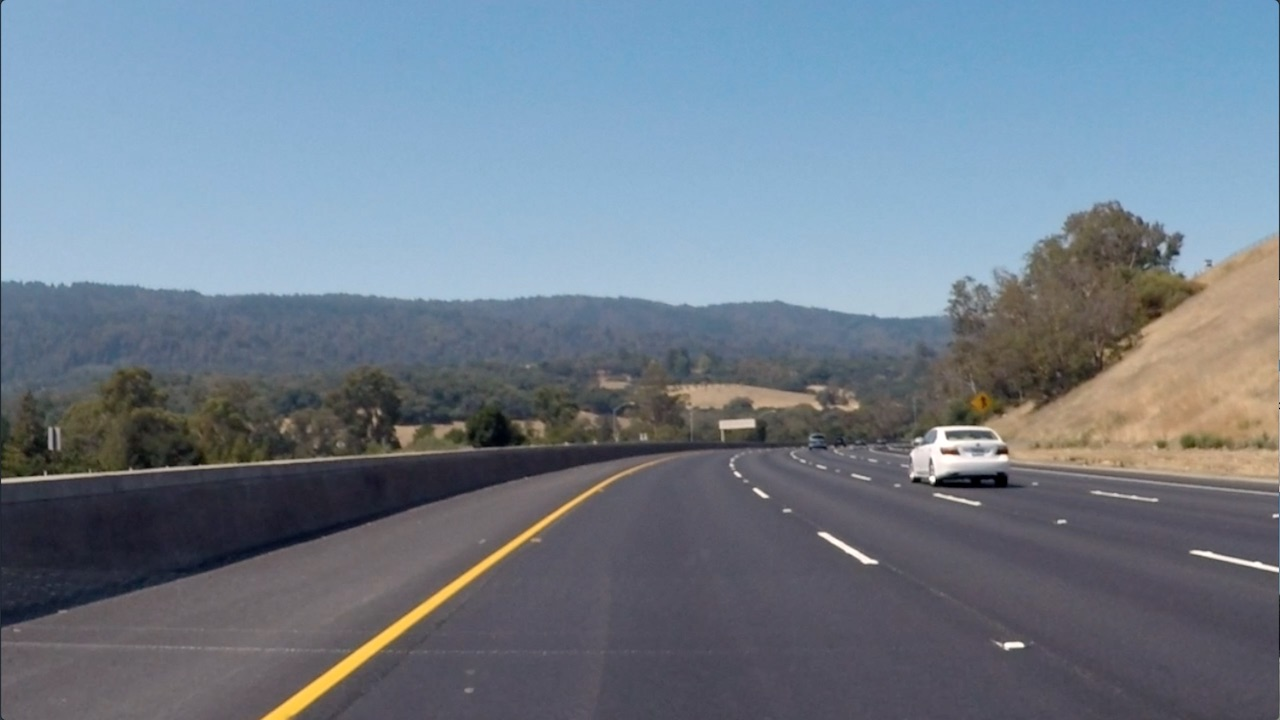
#> input picture convolutional-neural-networks/conv-visualization/data/curved_lane.jpg, 1280 x 720 px
$ jupyter execute custom_filters.ipynb   (shell and % lines are left out)
#> lines starting #> are read from the running program, lines starting #| are printed output that depends on the picture
# Creating a Filter, Edge Detection

### Import resources and display image

[cell 1]
import matplotlib.pyplot as plt
import matplotlib.image as mpimg

import cv2
import numpy as np


# Read in the image
image = mpimg.imread('data/curved_lane.jpg')
#> image is the input picture: shape (720, 1280, 3); mean R, G, B 112.1, 125, 138.7

plt.imshow(image)

### Convert the image to grayscale

[cell 2]
# Convert to grayscale for filtering
gray = cv2.cvtColor(image, cv2.COLOR_RGB2GRAY)
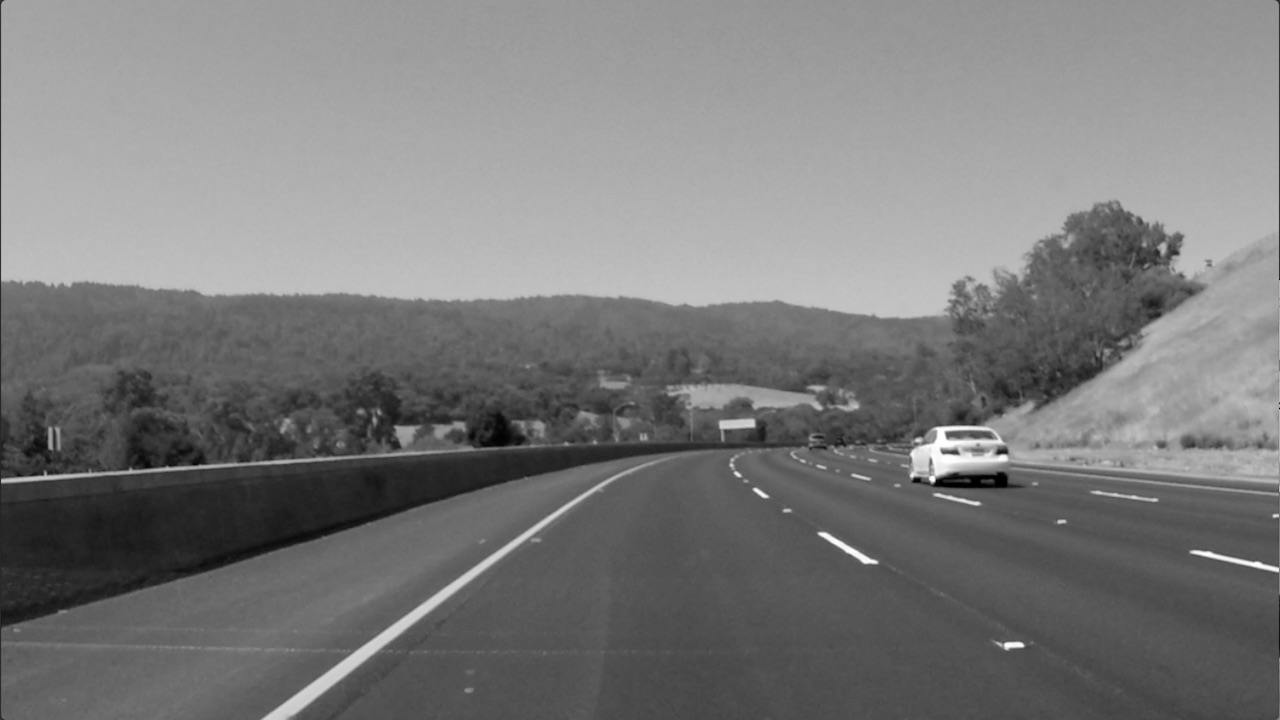
#> gray: shape (720, 1280); min 0, max 255, mean 122.7

plt.imshow(gray, cmap='gray')

### TODO: Create a custom kernel

Below, you've been given one common type of edge detection filter: a Sobel operator.

The Sobel filter is very commonly used in edge detection and in finding patterns in intensity in an image. Applying a Sobel filter to an image is a way of **taking (an approximation) of the derivative of the image** in the x or y direction, separately. The operators look as follows.

**It's up to you to create a Sobel x operator and apply it to the given image.**

For a challenge, see if you can put the image through a series of filters: first one that blurs the image (takes an average of pixels), and then one that detects the edges.

[cell 3]
# Create a custom kernel
sobel_x = np.array([[ -1, 0, 1],
                   [ -2, 0, 2],
                   [ -1, 0, 1]])
# 3x3 array for edge detection
sobel_y = np.array([[ -1, -2, -1],
                   [ 0, 0, 0],
                   [ 1, 2, 1]])

## TODO: Create and apply a Sobel x operator
filtered_image = cv2.filter2D(gray, -1, sobel_x)
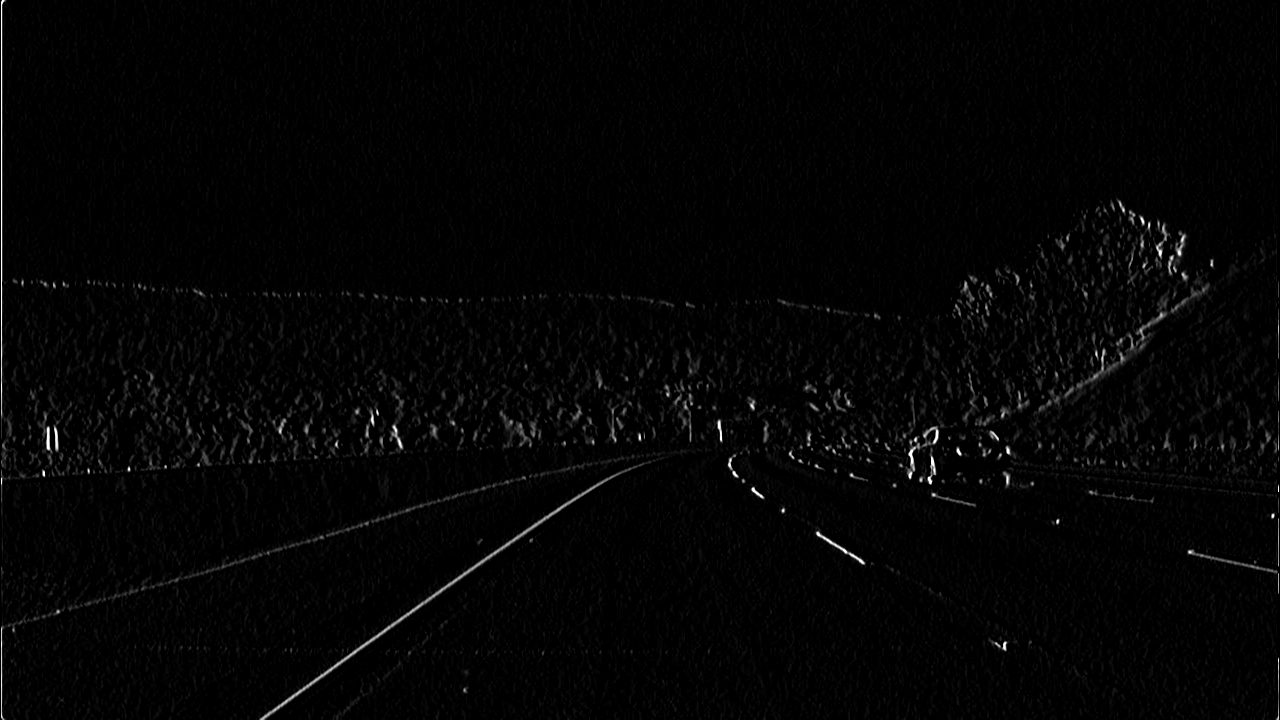
#> filtered_image: shape (720, 1280); min 0, max 255, mean 4.3
#plt.imshow(filtered_image, cmap='gray')
# Filter the image using filter2D, which has inputs: (grayscale image, bit-depth, kernel)
filtered_image = cv2.filter2D(filtered_image, -1, sobel_y)
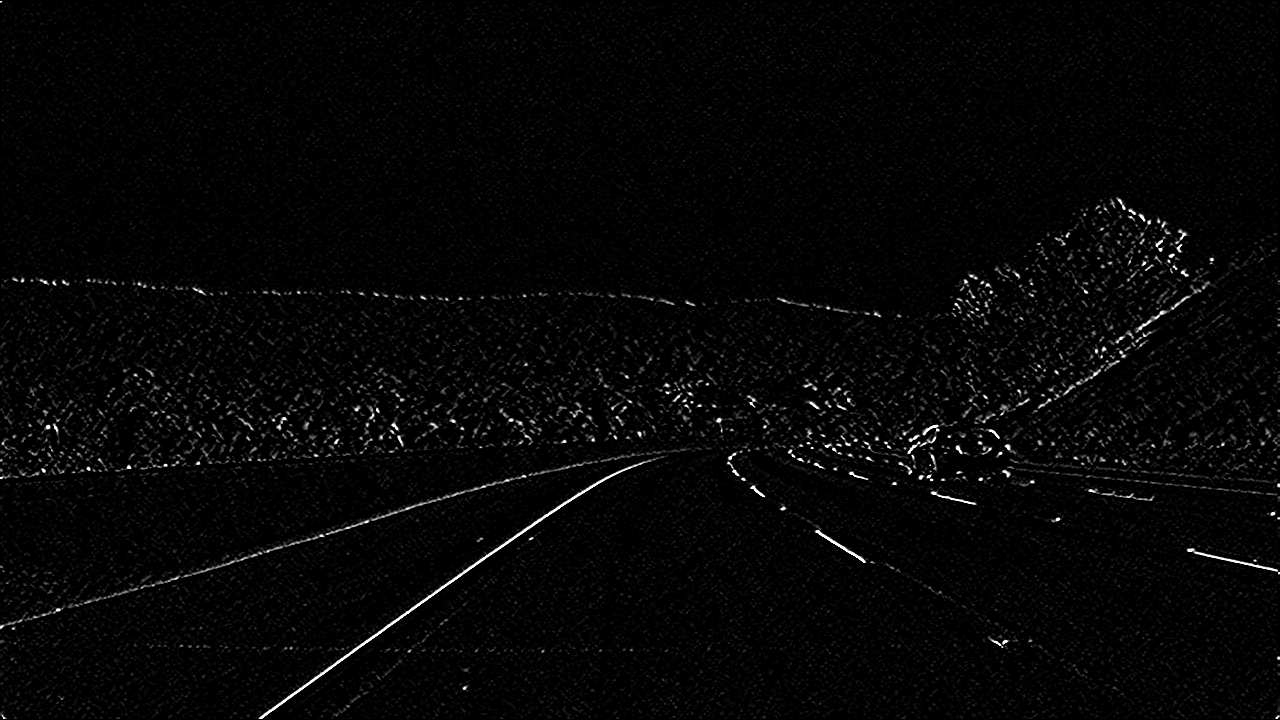
#> filtered_image: shape (720, 1280); min 0, max 255, mean 5.9

plt.imshow(filtered_image, cmap='gray')

### Test out other filters!

You're encouraged to create other kinds of filters and apply them to see what happens! As an **optional exercise**, try the following:
* Create a filter with decimal value weights.
* Create a 5x5 filter
* Apply your filters to the other images in the `images` directory.

[cell 4]
image = mpimg.imread('data/bridge_trees_example.jpg')
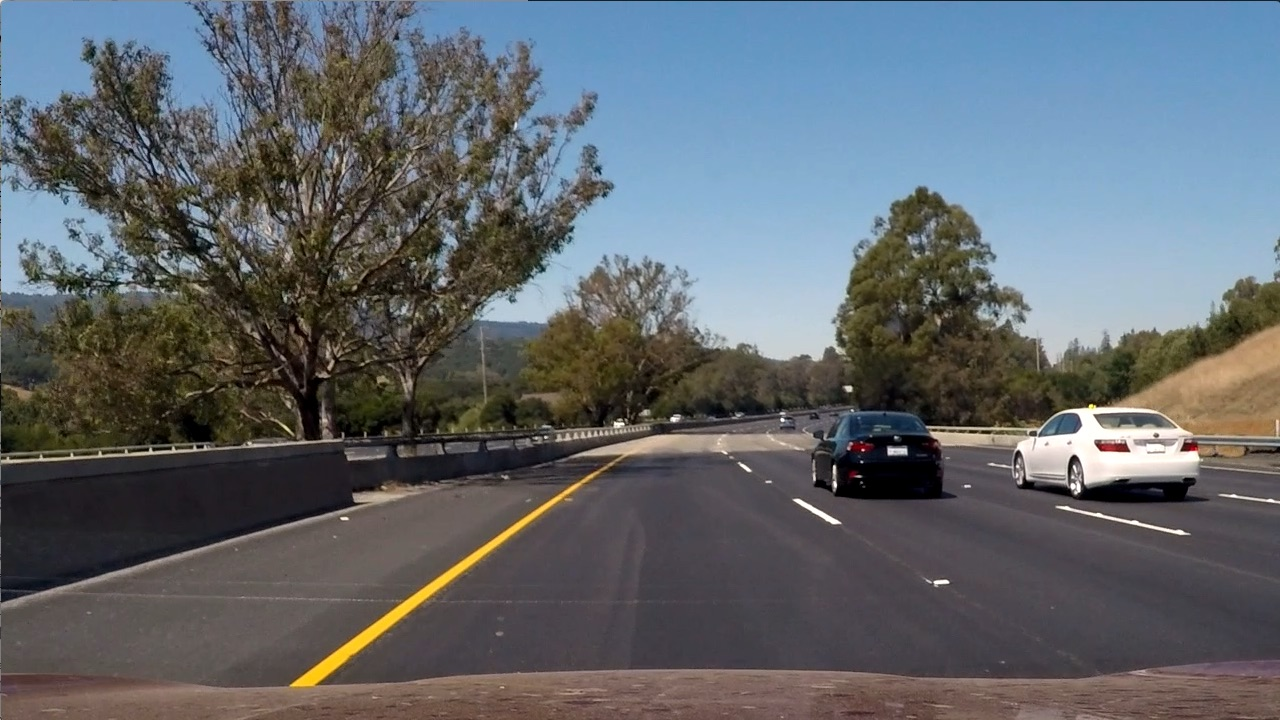
#> input picture convolutional-neural-networks/conv-visualization/data/bridge_trees_example.jpg, 1280 x 720 px
#> image is the input picture: shape (720, 1280, 3); mean R, G, B 97, 102.6, 107.9

plt.imshow(image)

gaussian_kernel = np.array([[1 / 256, 4  / 256,  6 / 256,  4 / 256, 1 / 256],
                   [4 / 256, 16 / 256, 24 / 256, 16 / 256, 4 / 256],
                   [6 / 256, 24 / 256, 36 / 256, 24 / 256, 6 / 256],
                   [4 / 256, 16 / 256, 24 / 256, 16 / 256, 4 / 256],
                   [1 / 256, 4  / 256,  6 / 256,  4 / 256, 1 / 256]])


filtered_image = cv2.filter2D(image, -1, gaussian_kernel)
#> filtered_image: shape (720, 1280, 3)

plt.imshow(filtered_image)
